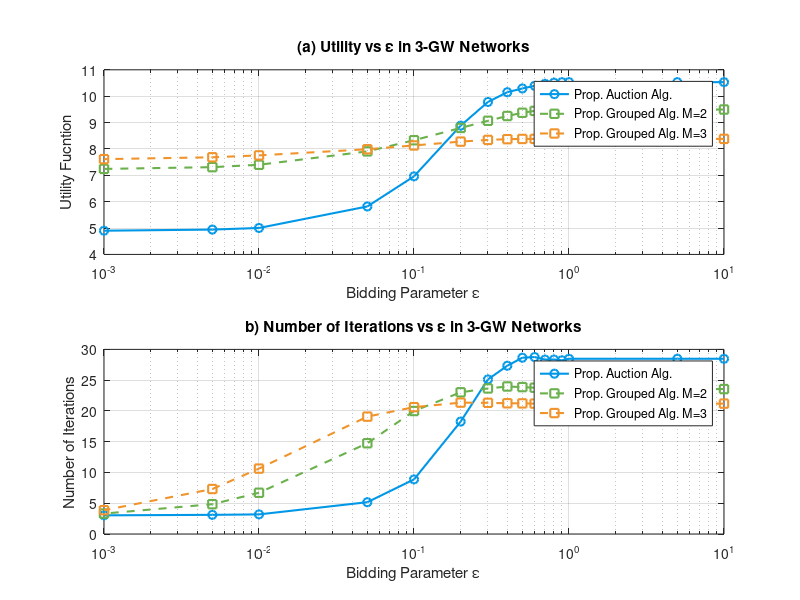

MATLAB code for this plot:
% x-axis 
epsilon = [10	5	1	0.9	0.8	0.7	0.6	0.5	0.4	0.3	0.2	0.1	0.05	0.01	0.005	0.001];

% Utility
% Non-Grouping
u_d_5 = [9.795985771	9.795985771	9.795985771	9.795954511	9.78415362	9.724961758	9.643485664	9.564867567	9.456703256	9.096084837	8.131171371	6.338920465	5.357078621	4.754417491	4.695895069	4.66009239];
u_d_10 = [9.815926712	9.815926712	9.815926712	9.815481054	9.795268783	9.750608991	9.689957327	9.617238643	9.501916472	9.20839915	8.281188411	6.458010387	5.459918945	4.844906751	4.790795405	4.754209336];
u_d_15 = [10.53219043	10.53219043	10.53219043	10.53036361	10.51399739	10.47155126	10.39236998	10.29266402	10.15065079	9.780566288	8.88282133	6.960036505	5.818402471	5.002916772	4.942059883	4.899637368];
u_d_20 = [10.8804944	10.8804944	10.8804944	10.87571999	10.84751446	10.77975175	10.69171763	10.59075211	10.41901447	10.04597217	9.104739617	7.188796034	5.954990474	5.134823641	5.060565091	5.004316628];
u_d_25 = [10.87235458	10.87235458	10.87235458	10.86596549	10.83777812	10.78307857	10.70526342	10.62154032	10.45314481	10.09833659	9.158203767	7.169680548	5.956938271	5.142144917	5.071815176	5.021630933];

%Grouping_3
u_d_3g_5 = [8.027972568	8.027972568	8.027972568	8.027972568	8.027972568	8.02796164	8.027972568	8.019671368	7.992597698	7.936424802	7.833470696	7.647209925	7.46410354	7.180154853	7.130728759	7.096160065];
u_d_3g_10 = [8.008451608	8.008451608	8.008451608	8.008451608	8.008451608	8.008422315	8.008451608	8.003614454	7.98767698	7.94781759	7.865151083	7.70539388	7.542182384	7.259467179	7.192043827	7.134774506];
u_d_3g_15 = [8.380750589	8.380750589	8.380750589	8.380750589	8.380750589	8.380750589	8.380750589	8.378811261	8.36995892	8.341612933	8.277739621	8.132255006	7.988529444	7.755365899	7.683660421	7.612810495];
u_d_3g_20 = [8.546680906	8.546680906	8.546680906	8.546680906	8.546680906	8.546675769	8.546680906	8.544096105	8.534592849	8.504596674	8.431998995	8.274423048	8.106614202	7.846184794	7.767520819	7.694686393];
u_d_3g_25 = [8.571717185	8.571717185	8.571717185	8.571717185	8.571717185	8.57170166	8.571717185	8.569682905	8.561213685	8.534568595	8.465643403	8.311029059	8.154447047	7.904832734	7.827824428	7.74892091];

% Grouping_2
u_d_2g_5 = [8.978906028	8.978906028	8.978906028	8.978649939	8.973296798	8.952063996	8.900307222	8.807906926	8.668367253	8.487398499	8.227636181	7.722436331	7.248669633	6.723996681	6.6647484	6.628487718];
u_d_2g_10 = [9.00477081	9.00477081	9.00477081	9.003857067	8.996100469	8.973353452	8.926426746	8.847768176	8.724423361	8.556056582	8.308285432	7.861369118	7.428486519	6.906064242	6.830140647	6.775057751];
u_d_2g_15 =  [9.494173997	9.494173997	9.494173997	9.493246231	9.488641988	9.474952234	9.441114216	9.371337552	9.248569727	9.067289522	8.795987816	8.3293937	7.906390222	7.399327206	7.308908277	7.242400873];
u_d_2g_20 = [9.727485513	9.727485513	9.727485513	9.725974333	9.717948347	9.696899456	9.652866778	9.57557483	9.452355584	9.271111299	8.995684825	8.512504843	8.085669695	7.58528083	7.495372308	7.43336047];
u_d_2g_25 = [9.76042565	9.76042565	9.76042565	9.758343056	9.749361235	9.729546212	9.68983912	9.622898527	9.509305105	9.33400986	9.075626305	8.596015588	8.153179873	7.603510128	7.511396935	7.44581736];

% Iteration Number
% Non-Grouping
ic_d_5 = [31.54	31.54	31.54	31.549	30.65	29.722	29.985	29.727	28.399	23.392	13.275	6.116	4.296	3.164	3.09	3.019];
ic_d_10 = [33.069	33.069	33.069	32.951	32.066	31.984	32.525	32.024	30.082	26.22	15.604	6.67	4.286	3.161	3.077	3.02];
ic_d_15 = [28.476	28.476	28.476	28.232	28.358	28.349	28.756	28.645	27.343	25.123	18.269	8.871	5.169	3.186	3.113	3.034];
ic_d_20 = [28.934	28.934	28.934	28.507	28.185	28.271	28.521	28.458	26.249	24.369	19.074	11.702	7.131	3.535	3.187	3.019];
ic_d_25 = [42.248	42.248	42.248	41.793	41.546	41.723	41.778	41.272	39.456	36.153	26.629	14.017	7.352	3.376	3.104	3.013];

%3 Grouping

ic_d_3g_5 = [20.749	20.749	20.749	20.749	20.749	20.749	20.777	20.825	20.873	20.917	20.695	19.48	16.294	8.134	5.875	3.666];
ic_d_3g_10 = [22.49	22.49	22.49	22.49	22.49	22.489	22.493	22.483	22.512	22.514	22.395	21.538	19.781	11.485	8.066	4.383];
ic_d_3g_15 = [21.189	21.189	21.189	21.189	21.189	21.189	21.189	21.227	21.245	21.316	21.346	20.616	19.075	10.628	7.31	3.865];
ic_d_3g_20 = [23.391	23.391	23.391	23.391	23.391	23.391	23.391	23.374	23.366	23.343	23.214	22.636	21.279	14.737	11.368	5.875];
ic_d_3g_25 = [29.177	29.177	29.177	29.177	29.177	29.177	29.177	29.169	29.17	29.164	29.014	28.274	26.992	19.28	13.866	5.709];

% 2 Grouping
ic_d_2g_5 = [24.694	24.694	24.694	24.699	24.693	24.77	24.696	24.594	24.269	23.609	21.444	14.931	9.061	4.138	3.505	3.092];
ic_d_2g_10 = [26.341	26.341	26.341	26.344	26.367	26.3	26.173	26.14	26.138	25.334	23.568	19.038	13.238	5.541	4.298	3.276];
ic_d_2g_15 =  [23.551	23.551	23.551	23.54	23.624	23.604	23.773	23.873	23.969	23.654	23.028	19.983	14.749	6.702	4.845	3.318];
ic_d_2g_20 = [25.222	25.222	25.222	25.218	25.126	25.012	24.893	24.886	24.699	24.511	23.959	21.447	17.83	9.63	6.688	3.753];
ic_d_2g_25 = [33.695	33.695	33.695	33.703	33.714	33.619	33.463	33.279	32.993	32.628	31.974	29.643	24.233	11.071	7.181	3.618];

% d = 1.5 km
figure(1)
set(gcf,'Units','centimeter','Position',[0 0 15 25]);
subplot(211)
semilogx(epsilon, u_d_15, '-o', 'color', "#0097e6", 'LineWidth', 1.5); hold on
semilogx(epsilon, u_d_2g_15, '--square', 'color', "#6ab04c", 'LineWidth', 1.5); hold on
semilogx(epsilon, u_d_3g_15, '--square', 'Color',  "#f0932b", 'LineWidth', 1.5); hold off
grid on
title('(a) Utility vs \epsilon in 3-GW Networks')
xlabel('Bidding Parameter \epsilon')
ylabel('Utility Fucntion')
ylim([4 11])
legend('Prop. Auction Alg.', 'Prop. Grouped Alg. M=2', 'Prop. Grouped Alg. M=3')

subplot(212)

semilogx(epsilon, ic_d_15, '-o', 'color', "#0097e6", 'LineWidth', 1.5); hold on
semilogx(epsilon, ic_d_2g_15, '--square', 'color', "#6ab04c", 'LineWidth', 1.5); hold on
semilogx(epsilon, ic_d_3g_15, '--square', 'Color',  "#f0932b", 'LineWidth', 1.5); hold off
grid on
title('b) Number of Iterations vs \epsilon in 3-GW Networks')
xlabel('Bidding Parameter \epsilon')
ylabel('Number of Iterations')
legend('Prop. Auction Alg.', 'Prop. Grouped Alg. M=2', 'Prop. Grouped Alg. M=3')
